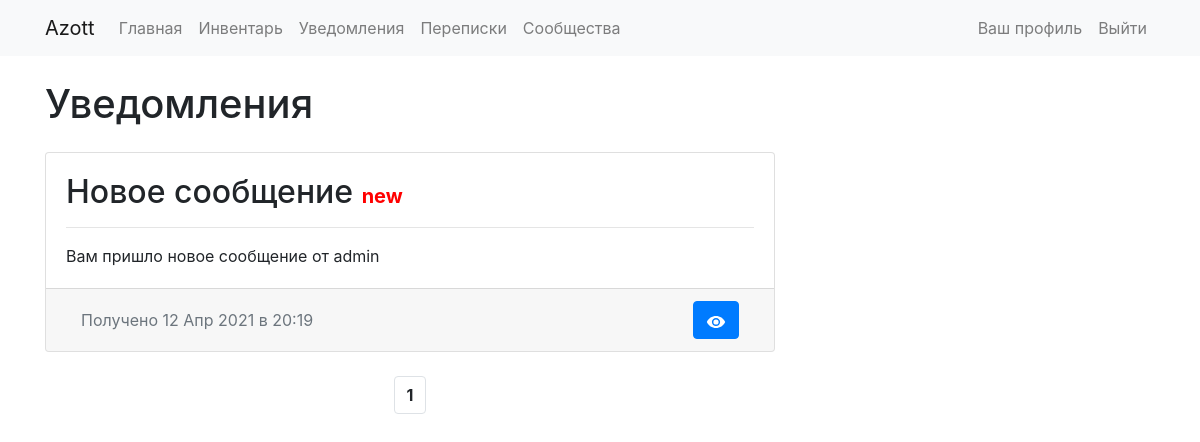
Page /notifications/ (signed in) on the earlier database version.
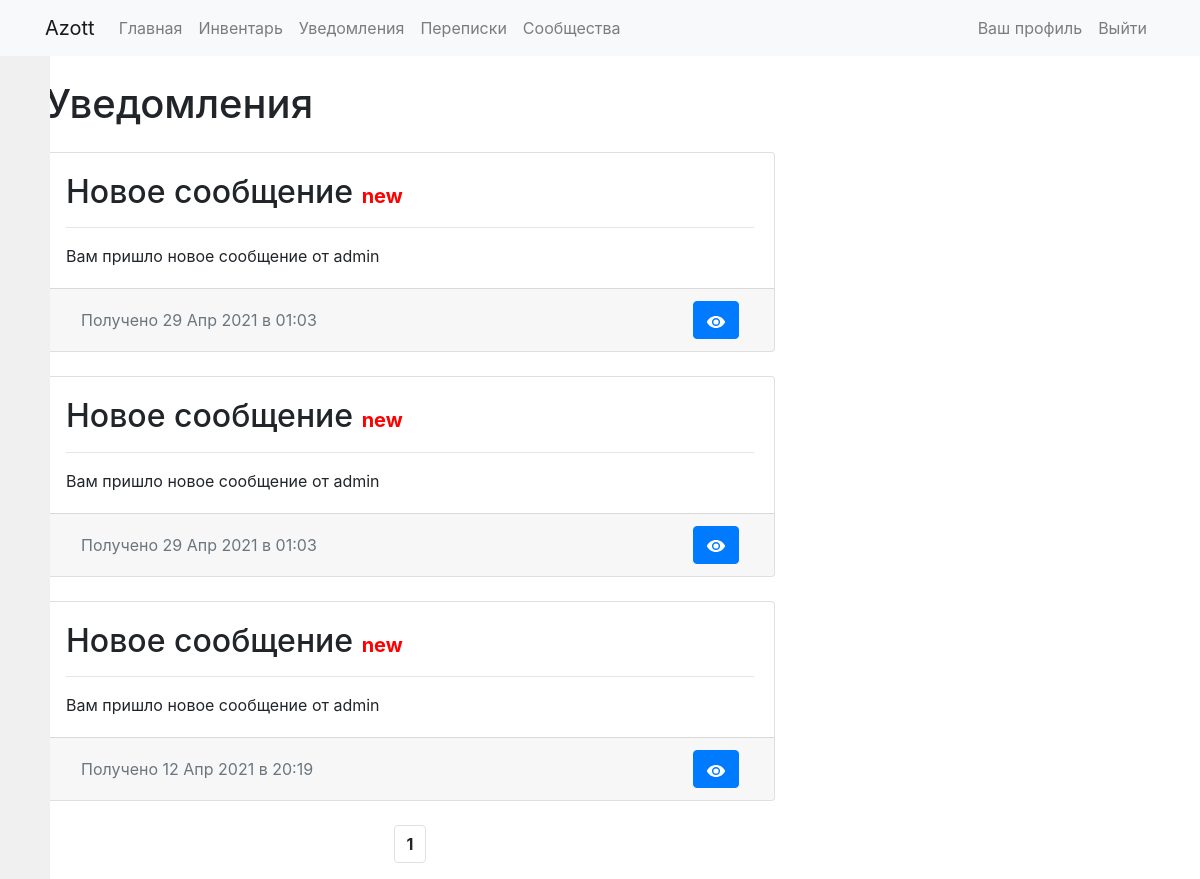
Same page on the later database version.
### notifications/models.py (models this page shows, shortened)
class Notification(models.Model):
    not_text = models.TextField()
    not_name = models.CharField(max_length=100)
    not_date = models.DateTimeField('date published', default=datetime.now)
    not_link = models.CharField(max_length=200)
    not_checked = models.BooleanField(default=True)

### notifications/views.py (the view, shortened to what this page needs)
# urls.py: path('', NotificationsList.as_view(), name='index'),
class NotificationsList(View):
    def get(self, request):
        if request.user.is_authenticated:
            page = self.request.GET.get('page')
            new_notifications = Notificationlist.objects.all().filter(user = request.user)[0].notifications.filter(not_checked = True)[::-1]
            old_notifications = Notificationlist.objects.all().filter(user = request.user)[0].notifications.filter(not_checked = False)[::-1]
            all_notifications = new_notifications + old_notifications
            paginator = Paginator(all_notifications, 15)
            try:
                notifications = paginator.page(page)
            except PageNotAnInteger:
                notifications = paginator.page(1)
            except EmptyPage:
                notifications = paginator.page(paginator.num_pages)
            template = loader.get_template('notifications/index.html')
            context = {
                'notifications': notifications,
            }
            return HttpResponse(template.render(context, request))
        else:
            return HttpResponseRedirect("/auth/login")

### notifications/templates/notifications/index.html (shortened to what this page needs)
{% extends "base_twocolumn.html" %}
{% block title_h1 %} Уведомления {% endblock %}
{% block content1 %}
          {% if notifications %}
          {% for notification in notifications %}
          <div class="card mb-4 card-hover">
            <div class="card-body">
              <h2 class="card-title">{{ notification.not_name }} {% if notification.not_checked %}<b style = "font-size: 20px; color: red;">new</b>{% endif %}</h2>
              <hr>
              <p class="card-text">
                {{ notification.not_text }}
              </p>
            </div>
            <div class="card-footer text-muted">
              <div class="d-flex flex-row justify-content-between align-items-center">
                <div class="container d-none d-md-block">
                <a class="p-6">Получено {{notification.not_date|date:"d M Y в H:i"}} </a>
                </div>
                <div class="container" style="text-align: right;">
                {% if request.user.is_authenticated %}
                {% if notification.not_checked  %}
                    <form method = "POST" action="{% url 'notifications:check' %}" class="d-inline">
                      <button type="submit" id="not_{{ notification.id }}_check" class="btn btn-primary p-6">
                      </button>
                  </form>
                {% endif %}
                {% endif %}
              </div>
              </div>
            </div>
          </div>
          {% endfor %}
          {% else %}
          <p>У вас нет уведомлений</p>
          {% endif %}
          <nav aria-label="Навигация по странице" class="d-flex justify-content-center">
            <ul class="pagination">
              {% for num in notifications.paginator.page_range %}
                  {% if num == notifications.number %}
                      <li class="page-item"><a class="page-link"><b>{{ num }}</b></a></li>
                  {% else %}
                      <li class="page-item"><a class="page-link" href="?page={{ num }}"> {{ num }}</a></li>
                  {% endif %}
              {% endfor %}
            </ul>
          </nav>
{% endblock %}

Differences in the rows shown:
added Notification: not_name "Новое сообщение", not_checked "new", not_text "Вам пришло новое сообщение от admin", not_date "29 Апр 2021 в 01:03"
added Notification: not_name "Новое сообщение", not_checked "new", not_text "Вам пришло новое сообщение от admin", not_date "29 Апр 2021 в 01:03"
